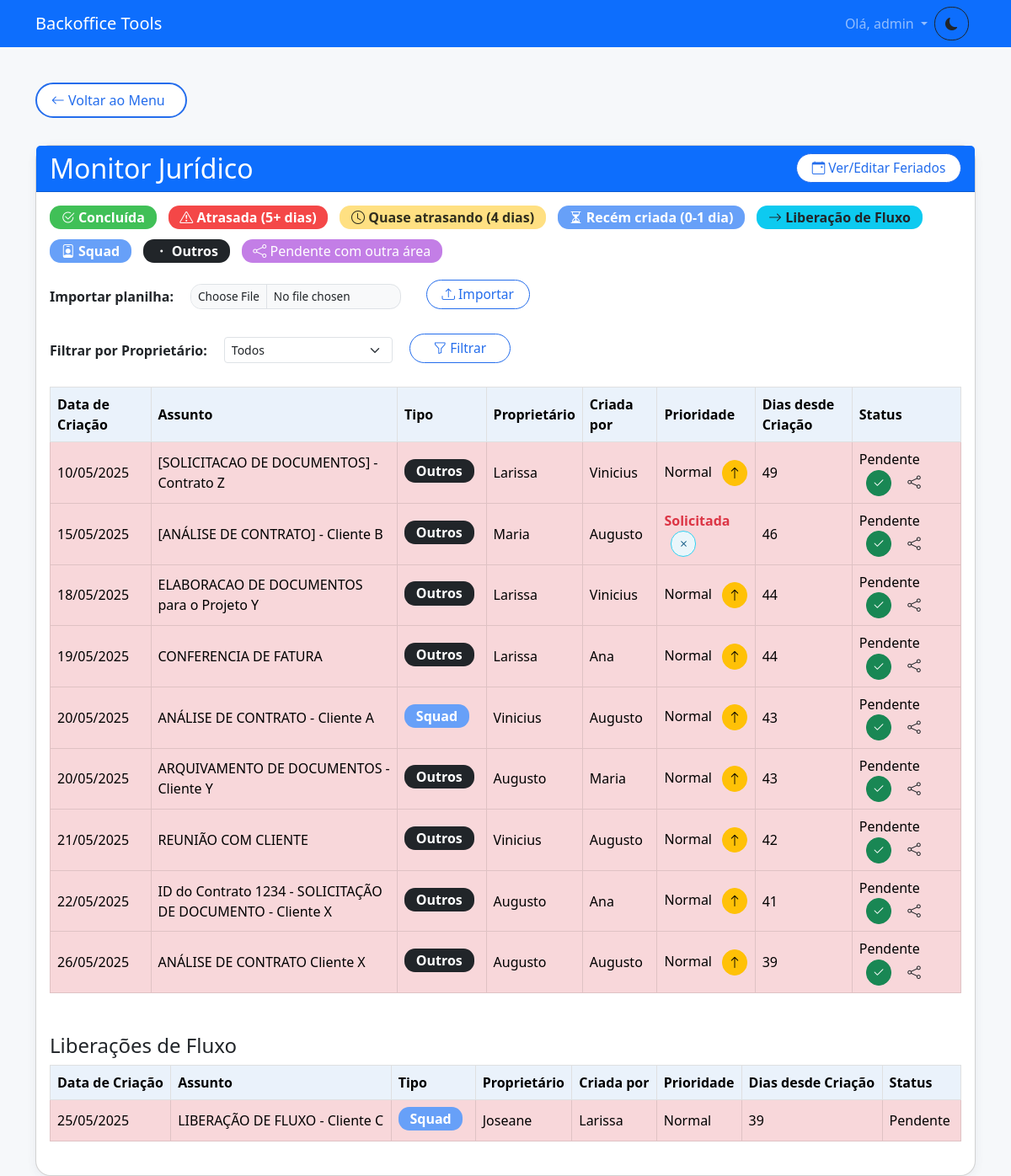
/monitor_juridico (signed in), run on the app's committed database.
### models.py (models this page shows, shortened)
class AtividadeJuridica(db.Model):
    id = db.Column(db.Integer, primary_key=True)
    tipo = db.Column(db.String(120), nullable=True)
    assunto = db.Column(db.String(255), nullable=True)
    data_criacao = db.Column(db.Date, nullable=False)
    proprietario = db.Column(db.String(120), nullable=True)
    criado_por = db.Column(db.String(120), nullable=True)
    prioridade = db.Column(db.String(50), default='Normal')
    status = db.Column(db.String(50), default='Pendente')
    data_ultimo_status = db.Column(db.DateTime, default=datetime.utcnow)
    areas_pendentes = db.Column(db.String(255), nullable=True)

### app.py (the view, shortened to what this page needs)
@app.route('/monitor_juridico', methods=['GET', 'POST'])
@permission_required('can_access_monitor_juridico')
def monitor_juridico():
    all_holidays_db = Feriado.query.order_by(Feriado.data).all()
    feriados_for_calc = {f.data for f in all_holidays_db}
    feriados_str = [f.format_date_br() for f in all_holidays_db]
    erro = None
    filter_proprietario = request.args.get('filter_proprietario', '').strip()
    def primeiro_nome(nome_completo):
        return str(nome_completo).strip().split(' ')[0] if nome_completo and str(nome_completo).strip() else ""
    query_atividades = AtividadeJuridica.query
    all_activities_from_db = query_atividades.all()
    atividades_geral = []
    atividades_liberacao = []
    for row_obj in all_activities_from_db:
        data_criacao = row_obj.data_criacao
        assunto = row_obj.assunto
        proprietario = primeiro_nome(row_obj.proprietario)
        criado_por = primeiro_nome(row_obj.criado_por)
        prioridade = row_obj.prioridade
        current_status_db = row_obj.status
        tipo_atividade = row_obj.tipo
        areas_pendentes_db = row_obj.areas_pendentes
        hoje = datetime.now().date()
        dias = dias_uteis_entre_datas(data_criacao, hoje, feriados_for_calc)
        cor = ''
        status_display = current_status_db
        if str(current_status_db).lower() == 'concluída':
            cor = 'table-success'
            status_display = 'Concluída'
        elif areas_pendentes_db and areas_pendentes_db.strip() and areas_pendentes_db.lower() != 'null':
            cor = 'table-area-externa'
            status_display = f"Pendente: {areas_pendentes_db.replace(',', ', ')}"
        elif isinstance(dias, int) and dias >= 5:
            cor = 'table-danger'
            status_display = 'Atrasada'
        elif isinstance(dias, int) and dias == 4:
            cor = 'table-warning'
            status_display = 'Quase atrasando'
        elif isinstance(dias, int) and dias <= 1:
            cor = 'table-primary'
            status_display = 'Recém criada'
        else:
            status_display = 'Pendente'
        atividade_dict = {
            'id': row_obj.id,
            'data_criacao': data_criacao.strftime('%d/%m/%Y'),
            'assunto': assunto,
            'proprietario': proprietario,
            'criador': criado_por,
            'prioridade': prioridade,
            'status': status_display,
            'dias': dias,
            'cor': cor,
            'tipo': tipo_atividade,
            'original_status': current_status_db,
            'areas_pendentes': areas_pendentes_db
        }
        if 'liberação de fluxo' in assunto.lower():
            atividades_liberacao.append(atividade_dict)
        else:
            atividades_geral.append(atividade_dict)
    atividades_geral = sorted(atividades_geral, key=lambda x: datetime.strptime(x['data_criacao'], "%d/%m/%Y"), reverse=False)
    atividades_liberacao = sorted(atividades_liberacao, key=lambda x: datetime.strptime(x['data_criacao'], "%d/%m/%Y"), reverse=False)
    unique_proprietarios = db.session.query(
        AtividadeJuridica.proprietario
    ).filter(AtividadeJuridica.proprietario != None).distinct().order_by(AtividadeJuridica.proprietario).all()
    unique_proprietarios_list = sorted(list(set(primeiro_nome(p[0]) for p in unique_proprietarios if p[0])))
    return render_template(
        'monitor_juridico.html',
        atividades=atividades_geral,
        liberacoes=atividades_liberacao,
        feriados=feriados_str,
        erro=erro,
        now=datetime.now(),
        unique_proprietarios=unique_proprietarios_list,
        filter_proprietario=filter_proprietario
    )

### templates/monitor_juridico.html (shortened to what this page needs)
{% extends "base.html" %}
{% block content %}
<a href="{{ url_for('menu') }}" class="btn btn-outline-primary mb-3">
    <i class="bi bi-arrow-left"></i> Voltar ao Menu
</a>
<div class="card mt-3">
    <div class="card-header bg-primary text-white d-flex justify-content-between align-items-center">
        <h2 class="mb-0">Monitor Jurídico</h2>
        <div class="d-flex align-items-center">
            <button type="button" class="btn btn-outline-primary btn-sm ms-2" data-bs-toggle="modal" data-bs-target="#modalFeriados" style="min-width:140px;">
                <i class="bi bi-calendar-event"></i> Ver/Editar Feriados
            </button>
        </div>
    </div>
    <div class="card-body">
        <div class="mb-3 d-flex flex-wrap gap-2 align-items-center">
            <span class="badge bg-success"><i class="bi bi-check2-circle"></i> Concluída</span>
            <span class="badge bg-danger"><i class="bi bi-exclamation-triangle"></i> Atrasada (5+ dias)</span>
            <span class="badge bg-warning text-dark"><i class="bi bi-clock"></i> Quase atrasando (4 dias)</span>
            <span class="badge bg-primary"><i class="bi bi-hourglass-split"></i> Recém criada (0-1 dia)</span>
            <span class="badge bg-info text-dark"><i class="bi bi-arrow-right"></i> Liberação de Fluxo</span>
            <span class="badge bg-primary text-white"><i class="bi bi-person-badge"></i> Squad</span>
            <span class="badge bg-dark text-white"><i class="bi bi-dot"></i> Outros</span>
            <span class="badge bg-area"><i class="bi bi-share"></i> Pendente com outra área</span>
        </div>
        <form method="post" enctype="multipart/form-data" class="d-flex align-items-center mb-4" style="gap:12px;">
            <label for="file" class="form-label mb-0 me-2"><strong>Importar planilha:</strong></label>
            <input class="form-control form-control-sm" style="width:250px;max-width:250px;display:inline-block;" type="file" id="file" name="file" accept=".xlsx,.xls">
            <button class="btn btn-outline-primary btn-sm ms-2" type="submit">
                <i class="bi bi-upload"></i> Importar
            </button>
        </form>
        <form method="GET" action="{{ url_for('monitor_juridico') }}" class="d-flex align-items-center mb-4" style="gap:12px;">
            <label for="filter_proprietario" class="form-label mb-0 me-2"><strong>Filtrar por Proprietário:</strong></label>
            <select class="form-select form-select-sm" style="width:200px;max-width:200px;display:inline-block;" id="filter_proprietario" name="filter_proprietario">
                <option value="">Todos</option>
            </select>
            <button class="btn btn-outline-primary btn-sm ms-2" type="submit">
                <i class="bi bi-funnel"></i> Filtrar
            </button>
        </form>
        <div class="table-responsive">
            <table class="table table-bordered align-middle" id="tabelaAtividades">
                <thead class="table-light">
                    <tr>
                        <th>Data de Criação</th>
                        <th>Assunto</th>
                        <th>Tipo</th>
                        <th>Proprietário</th>
                        <th>Criada por</th>
                        <th>Prioridade</th>
                        <th>Dias desde Criação</th>
                        <th>Status</th>
                    </tr>
                </thead>
                <tbody id="tbodyAtividades">
                    {% for a in atividades %}
                        <tr class="{{ a.cor }}" data-original-class="{{ a.cor }}" data-id="{{ a.id }}" data-dias="{{ a.dias }}">
                            <td>{{ a.data_criacao }}</td>
                            <td>{{ a.assunto }}</td>
                            <td>
                                {% if a.tipo and a.tipo.lower().startswith('squad') %}
                                    <span class="badge bg-primary">Squad</span>
                                {% elif a.tipo and a.tipo.lower() == 'outros' %}
                                    <span class="badge bg-dark">Outros</span>
                                {% elif a.tipo %}
                                    <span class="badge bg-success">{{ a.tipo }}</span>
                                {% else %}
                                    <span class="badge bg-secondary">Não informado</span>
                                {% endif %}
                            </td>
                            <td>{{ a.proprietario }}</td>
                            <td>{{ a.criador }}</td>
                            <td>
                                <span class="prioridade-label">{% if a.prioridade == 'Solicitada' %}<b class="text-danger">Solicitada</b>{% else %}{{ a.prioridade or 'Normal'}}{% endif %}</span>
                                <button type="button" class="btn btn-warning btn-sm btn-prioridade ms-2" title="Priorizar"
                                        {% if a.prioridade == 'Solicitada' %}style="display:none;"{% endif %}>
                                    <i class="bi bi-arrow-up"></i>
                                </button>
                                <button type="button" class="btn btn-outline-secondary btn-sm btn-desprioridade ms-2" title="Remover Prioridade"
                                        {% if a.prioridade != 'Solicitada' %}style="display:none;"{% endif %}>
                                    <i class="bi bi-x"></i>
                                </button>
                            </td>
                            <td>{{ a.dias }}</td>
                            <td>
                                <span class="span-status">
                                    {% if a.original_status.lower() == 'concluída' %}
                                        Concluída
                                    {% elif a.areas_pendentes and a.areas_pendentes != 'null' %}
                                        Pendente: {{ a.areas_pendentes.replace(',', ', ') }}
                                    {% else %}
                                        {{ a.original_status or '' }}
                                    {% endif %}
                                </span>
                                <button type="button" class="btn btn-success btn-sm btn-status ms-2" title="Marcar como concluída"
                                    {% if a.original_status.lower() == 'concluída' %}style="display:none;"{% endif %}>
                                    <i class="bi bi-check2"></i>
                                </button>
                                <button type="button" class="btn btn-outline-area btn-outraarea ms-2" title="Marcar como pendente com outra área"
                                    {% if a.original_status.lower() == 'concluída' %}style="display:none;"{% endif %}>
                                    <i class="bi bi-share"></i>
                                </button>
                            </td>
                        </tr>
                    {% endfor %}
                </tbody>
            </table>
        </div>
        {% if liberacoes %}
        <h4 class="mt-4 mb-2">Liberações de Fluxo</h4>
        <div class="table-responsive">
            <table class="table table-bordered align-middle" id="tabelaLiberacoes">
                <thead class="table-light">
                    <tr>
                        <th>Data de Criação</th>
                        <th>Assunto</th>
                        <th>Tipo</th>
                        <th>Proprietário</th>
                        <th>Criada por</th>
                        <th>Prioridade</th>
                        <th>Dias desde Criação</th>
                        <th>Status</th>
                    </tr>
                </thead>
                <tbody id="tbodyLiberacoes">
                    {% for l in liberacoes %}
                        <tr class="{{ l.cor }}" data-original-class="{{ l.cor }}" data-id="{{ l.id }}" data-dias="{{ l.dias }}">
                            <td>{{ l.data_criacao }}</td>
                            <td>{{ l.assunto }}</td>
                            <td>
                                {% if l.tipo and l.tipo.lower().startswith('squad') %}
                                    <span class="badge bg-primary">Squad</span>
                                {% elif l.tipo and l.tipo.lower() == 'outros' %}
                                    <span class="badge bg-dark">Outros</span>
                                {% elif l.tipo %}
                                    <span class="badge bg-success">{{ l.tipo }}</span>
                                {% else %}
                                    <span class="badge bg-secondary">Não informado</span>
                                {% endif %}
                            </td>
                            <td>{{ l.proprietario }}</td>
                            <td>{{ l.criador }}</td>
                            <td><span class="prioridade-label">{{ l.prioridade or 'Normal'}}</span></td>
                            <td>{{ l.dias }}</td>
                            <td>
                                <span class="span-status">
                                    {% if l.original_status.lower() == 'concluída' %}
                                        Concluída
                                    {% elif l.areas_pendentes and l.areas_pendentes != 'null' %}
                                        Pendente: {{ l.areas_pendentes.replace(',', ', ') }}
                                    {% else %}
                                        {{ l.original_status or '' }}
                                    {% endif %}
                                </span>
                            </td>
                        </tr>
                    {% endfor %}
                </tbody>
            </table>
        </div>
        {% endif %}
    </div>
</div>
{% endblock %}

### data on the page
AtividadeJuridica: data_criacao "10/05/2025", assunto "[SOLICITACAO DE DOCUMENTOS] - Contrato Z", tipo "Outros", proprietario "Larissa", criador "Vinicius", prioridade "Normal", dias "49", status "Pendente"
AtividadeJuridica: data_criacao "15/05/2025", assunto "[ANÁLISE DE CONTRATO] - Cliente B", tipo "Outros", proprietario "Maria", criador "Augusto", prioridade "Solicitada", dias "46", status "Pendente"
AtividadeJuridica: data_criacao "18/05/2025", assunto "ELABORACAO DE DOCUMENTOS para o Projeto Y", tipo "Outros", proprietario "Larissa", criador "Vinicius", prioridade "Normal", dias "44", status "Pendente"
AtividadeJuridica: data_criacao "19/05/2025", assunto "CONFERENCIA DE FATURA", tipo "Outros", proprietario "Larissa", criador "Ana", prioridade "Normal", dias "44", status "Pendente"
AtividadeJuridica: data_criacao "20/05/2025", assunto "ANÁLISE DE CONTRATO - Cliente A", shows "Squad", proprietario "Vinicius", criador "Augusto", prioridade "Normal", dias "43", status "Pendente"
AtividadeJuridica: data_criacao "20/05/2025", assunto "ARQUIVAMENTO DE DOCUMENTOS - Cliente Y", tipo "Outros", proprietario "Augusto", criador "Maria", prioridade "Normal", dias "43", status "Pendente"
AtividadeJuridica: data_criacao "21/05/2025", assunto "REUNIÃO COM CLIENTE", tipo "Outros", proprietario "Vinicius", criador "Augusto", prioridade "Normal", dias "42", status "Pendente"
AtividadeJuridica: data_criacao "22/05/2025", assunto "ID do Contrato 1234 - SOLICITAÇÃO DE DOCUMENTO - Cliente X", tipo "Outros", proprietario "Augusto", criador "Ana", prioridade "Normal", dias "41", status "Pendente"
AtividadeJuridica: data_criacao "26/05/2025", assunto "ANÁLISE DE CONTRATO Cliente X", tipo "Outros", proprietario "Augusto", criador "Augusto", prioridade "Normal", dias "39", status "Pendente"
AtividadeJuridica: data_criacao "25/05/2025", assunto "LIBERAÇÃO DE FLUXO - Cliente C", shows "Squad", proprietario "Joseane", criador "Larissa", prioridade "Normal", dias "39", status "Pendente"

### other printed values
{{ session['username'] }} "admin"
